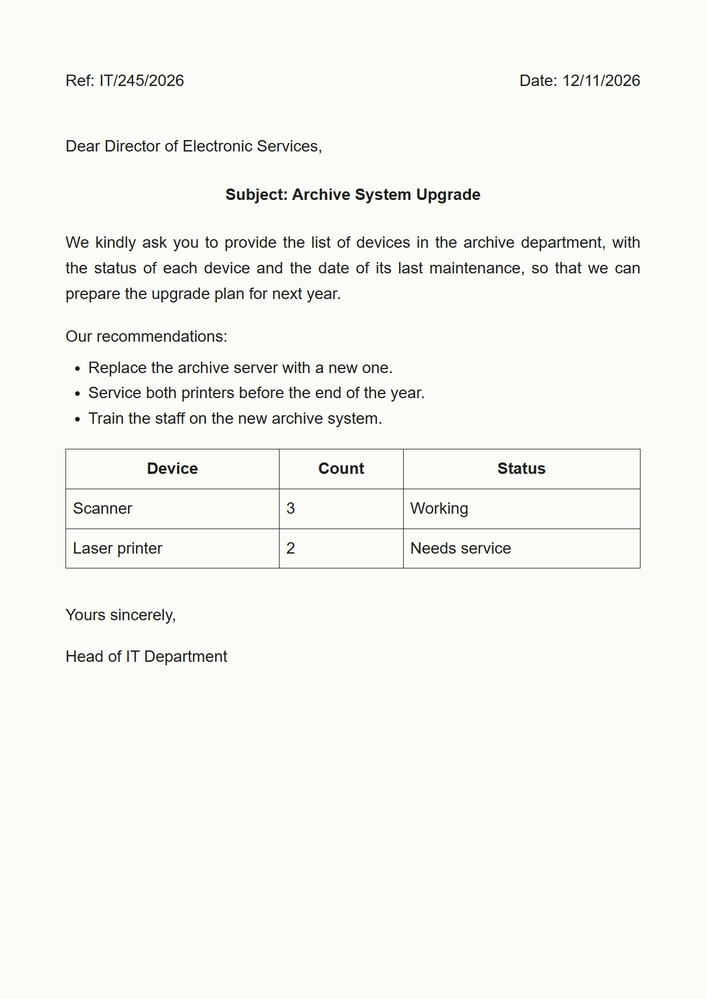
#> input picture 10.0 - DocScan/tests/english-letter.jpg, 706 x 999 px, shrunk from 1240 x 1754 before the run
$ python -i tables.py   (imports and definitions only)
#> lines starting #> are read from the running program, lines starting #| are printed output that depends on the picture; after the words box and inside, x2 and y2 are one past the last pixel; in counts of white or black regions, pixels touching at a corner belong together
#> further down, picture is the input picture: PIL image 706x999 RGB; mean R, G, B 246, 246.9, 242.1
"""Find ruled tables (printed grid lines) on a page photo, so the free engines' words can go into cells.

Works for tables drawn with lines, which is how official letters print them. Tables without lines
are read as normal text.
shortcut: a merged cell's text lands in one grid cell and its neighbours stay empty; a page tilted by
more than a degree or two can lose its lines. Revisit with PaddleOCR's table model (PP-StructureV3)
if real documents need either.
"""
from __future__ import annotations

from bisect import bisect
from dataclasses import dataclass


@dataclass
class Grid:
    xs: list[float]  # column borders, left to right
    ys: list[float]  # row borders, top to bottom

    def cell(self, box) -> tuple[int, int] | None:
        """(row, column) of the cell holding a word's centre; columns are numbered from the right."""
        cx, cy = (box[0] + box[2]) / 2, (box[1] + box[3]) / 2
        if not (self.xs[0] < cx < self.xs[-1] and self.ys[0] < cy < self.ys[-1]):
            return None
        return bisect(self.ys, cy) - 1, len(self.xs) - 1 - bisect(self.xs, cx)


def _borders(mask, horizontal: bool, min_span: float) -> list[float]:
    """Centres of the straight lines in mask that run across most of the table."""
    import cv2

    _, _, stats, _ = cv2.connectedComponentsWithStats(mask)
    centres = sorted(y + h / 2 if horizontal else x + w / 2
                     for x, y, w, h, _ in stats[1:] if (w if horizontal else h) >= min_span)
    out: list[float] = []
    for c in centres:
        if not out or c - out[-1] > 8:  # one border drawn as two close strokes counts once
            out.append(c)
    return out


def find_tables(img) -> tuple[list[Grid], "Image.Image"]:
    """The ruled tables on the page, and a copy of the page without their lines (for Tesseract)."""
    import cv2
    import numpy as np
    from PIL import Image

    gray = np.asarray(img.convert("L"))
    H, W = gray.shape
#> H = 999; W = 706
    ink = cv2.adaptiveThreshold(255 - gray, 255, cv2.ADAPTIVE_THRESH_MEAN_C, cv2.THRESH_BINARY, 15, -2)
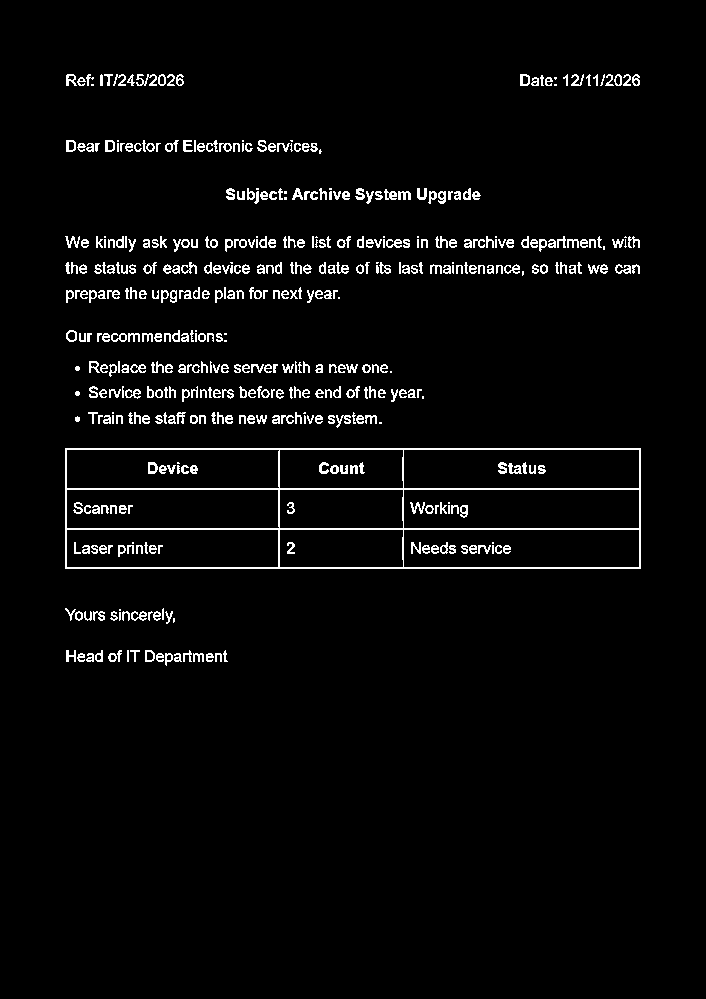
#> ink: shape (999, 706); 3.5% white in thin lines or dots, all inside (x1, y1, x2, y2) = (65, 74, 641, 666)
    # the desk around a photographed sheet: wide dark areas. Its edge against the sheet is long and straight but
    # is no table line (a straightened page's four edges made it a table), so nothing next to it counts.
    block = cv2.getStructuringElement(cv2.MORPH_RECT, (max(25, W // 20),) * 2)
    _, dark = cv2.threshold(gray, 0, 255, cv2.THRESH_BINARY_INV + cv2.THRESH_OTSU)
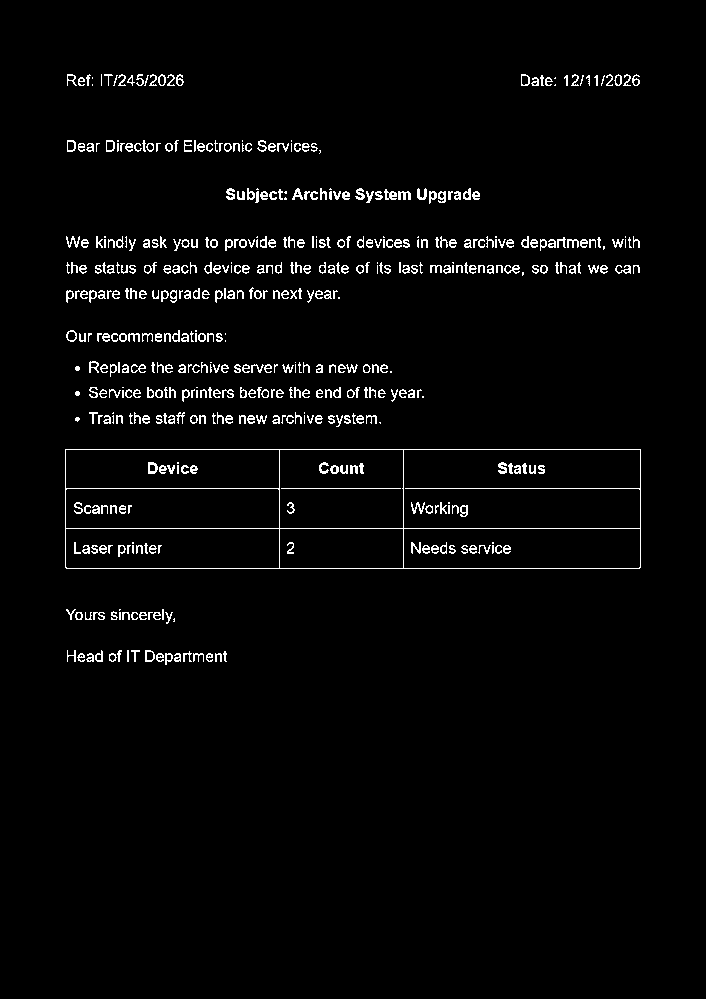
#> dark: shape (999, 706); 2.7% white in thin lines or dots, all inside (x1, y1, x2, y2) = (65, 74, 641, 665)
    ink[cv2.dilate(cv2.morphologyEx(dark, cv2.MORPH_OPEN, block), block) > 0] = 0
    # keep only long straight strokes: longer than any letter, so text never counts as a border
    rect = cv2.getStructuringElement
    horiz = cv2.morphologyEx(ink, cv2.MORPH_OPEN, rect(cv2.MORPH_RECT, (max(30, W // 15), 1)))
#> horiz: shape (999, 706); 0.65% white in thin lines or dots, all inside (x1, y1, x2, y2) = (65, 448, 641, 569)
    vert = cv2.morphologyEx(ink, cv2.MORPH_OPEN, rect(cv2.MORPH_RECT, (1, max(20, H // 40))))
#> vert: shape (999, 706); 0.13% white in thin lines or dots, all inside (x1, y1, x2, y2) = (65, 449, 641, 570)
    # bridge small breaks in photographed lines and the steps of slightly tilted ones
    horiz = cv2.dilate(horiz, rect(cv2.MORPH_RECT, (9, 3)))
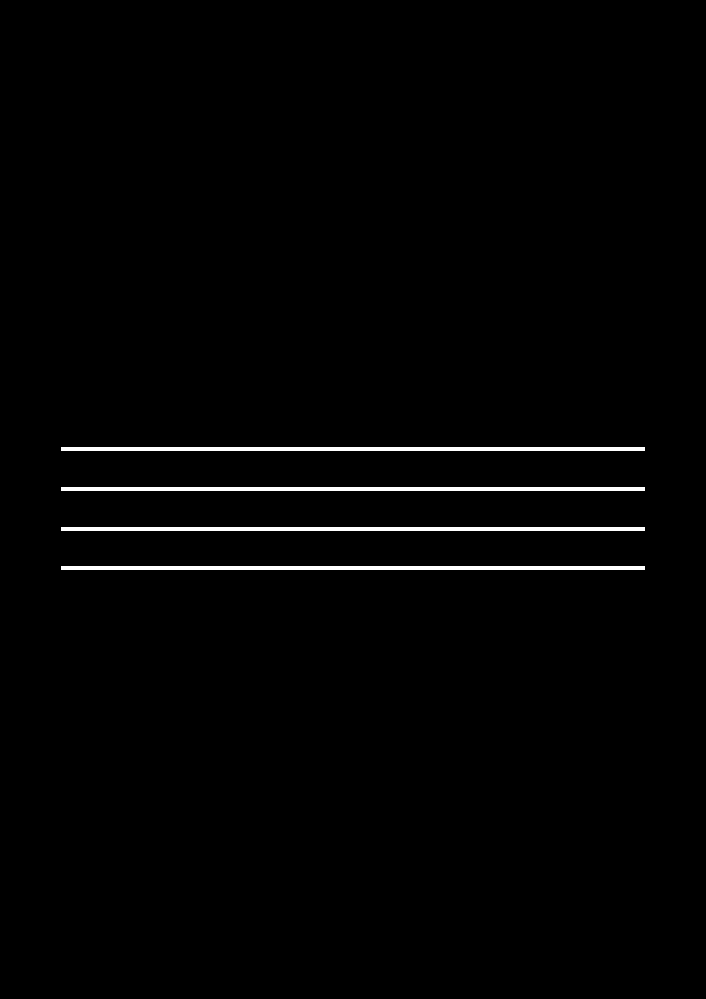
#> horiz: shape (999, 706); 1.3% white; 4 white regions, box (x1, y1, x2, y2) and area: (61, 447, 645, 451) 2336, (61, 487, 645, 491) 2336, (61, 527, 645, 531) 2336, (61, 566, 645, 570) 2336
    vert = cv2.dilate(vert, rect(cv2.MORPH_RECT, (3, 9)))
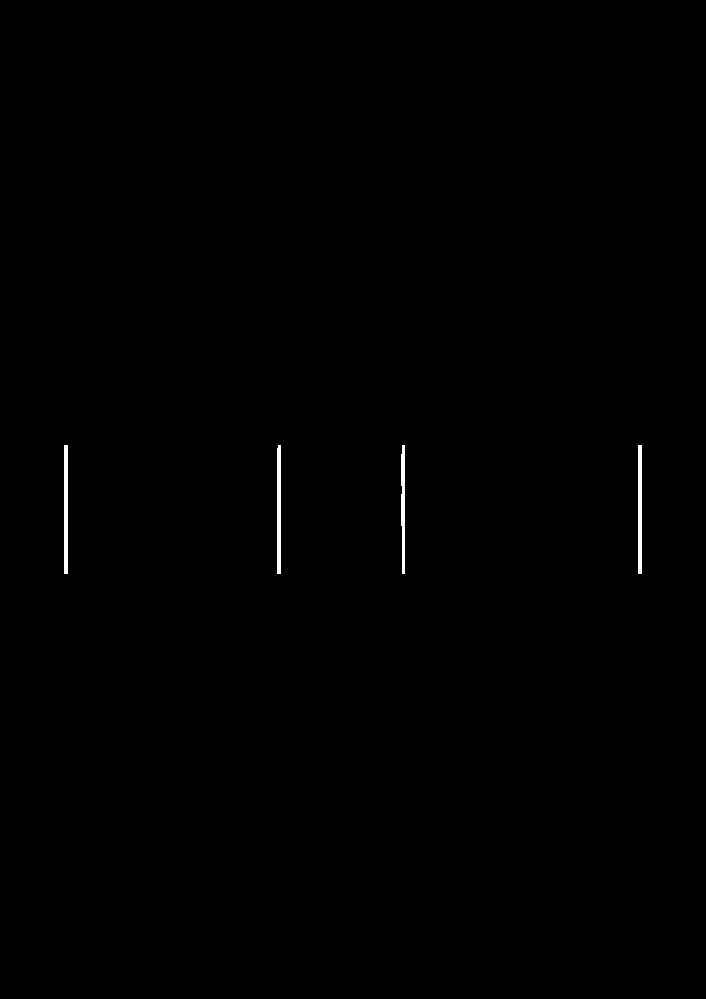
#> vert: shape (999, 706); 0.28% white; 4 white regions, box (x1, y1, x2, y2) and area: (64, 445, 68, 574) 516, (638, 445, 642, 574) 516, (277, 445, 281, 574) 513, (401, 445, 405, 574) 451

    n, labels, stats, _ = cv2.connectedComponentsWithStats(cv2.bitwise_or(horiz, vert))
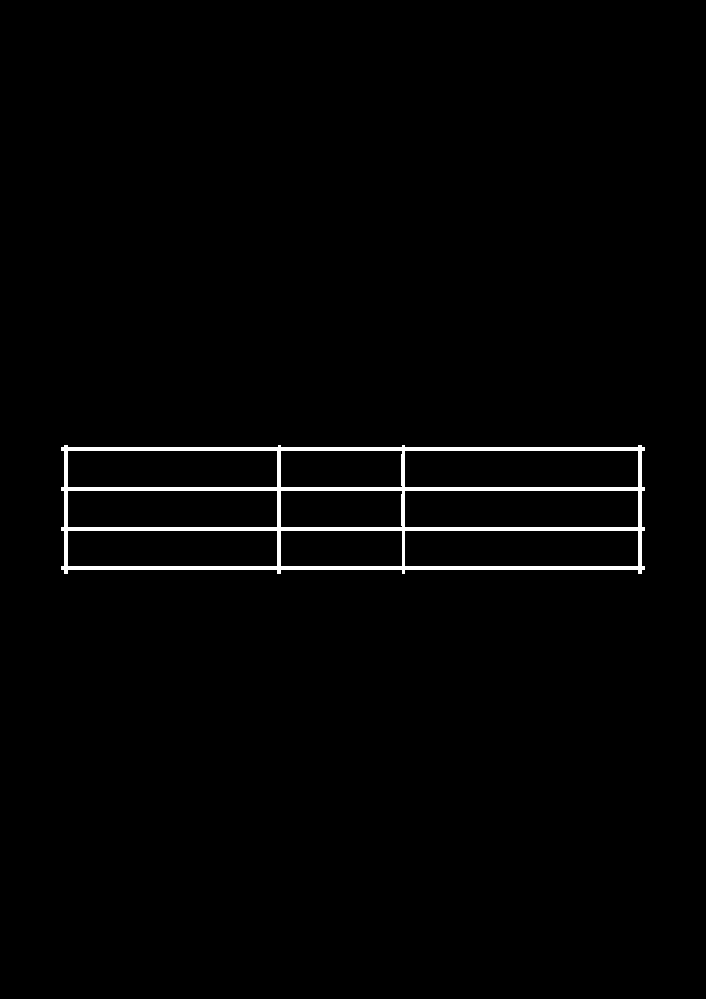
#> labels: shape (999, 706) int32; values 0 (black) and 1 (white), 1.6% white; 1 white region, box (x1, y1, x2, y2) and area: (61, 445, 645, 574) 11101
#> n = 2; stats = [[0, 0, 706, 999, 694193], [61, 445, 584, 129, 11101]]
    grids = []
    lines = np.zeros_like(gray)  # the accepted tables' border pixels
    for i, (x, y, w, h, _) in enumerate(stats[1:], 1):
        if w < 0.2 * W or h < 0.03 * H:
            continue
        own = (labels[y:y + h, x:x + w] == i).astype(np.uint8)
        ys = _borders(horiz[y:y + h, x:x + w] & own, True, 0.6 * w)
        xs = _borders(vert[y:y + h, x:x + w] & own, False, 0.6 * h)
        if len(ys) >= 3 and len(xs) >= 3:  # at least 2 x 2 cells; a single framed box is not a table
            grids.append(Grid([x + v for v in xs], [y + v for v in ys]))
            lines[y:y + h, x:x + w] |= own * 255
#> this loop made 1 pass
#> (i, x, y, w, h, ys, xs) on pass 1: (1, 61, 445, 584, 129, [4, 44, 84, 123], [5, 218, 342, 579])
#> pass 1, in find_tables, `own = (labels[y:y + h, x:x + w] == i).astype(np.uint8)`:
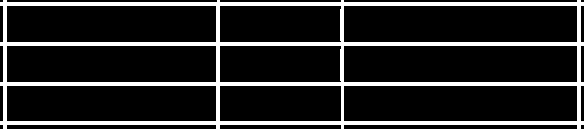
#> own: shape (129, 584); values 0 (black) and 1 (white), 14.7% white; 1 white region, box (x1, y1, x2, y2) and area: (0, 0, 584, 129) 11101
#> after the loop, grids = 1 item
    if not grids:
        return grids, img
    # Tesseract reads nothing inside a grid (its cells came out empty) but reads the same words once
    # the lines are gone, so it gets a copy with the borders painted white; positions do not change.
    rgb = np.array(img.convert("RGB"))
    rgb[cv2.dilate(lines, rect(cv2.MORPH_RECT, (3, 3))) > 0] = 255
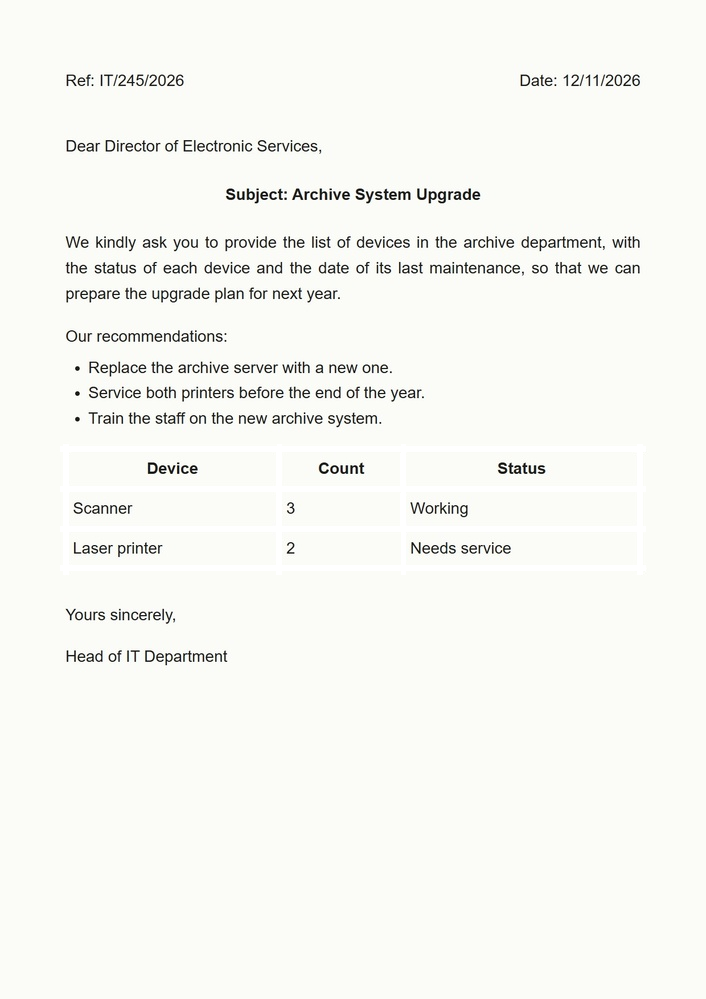
#> rgb: shape (999, 706, 3); 2.35% of pixels changed, all inside (x1, y1, x2, y2) = (60, 444, 646, 575)
    return grids, Image.fromarray(rgb)

>>> from PIL import Image
>>> picture = Image.open('../../../10.0 - DocScan/tests/english-letter.jpg')
>>> result = find_tables(picture)
